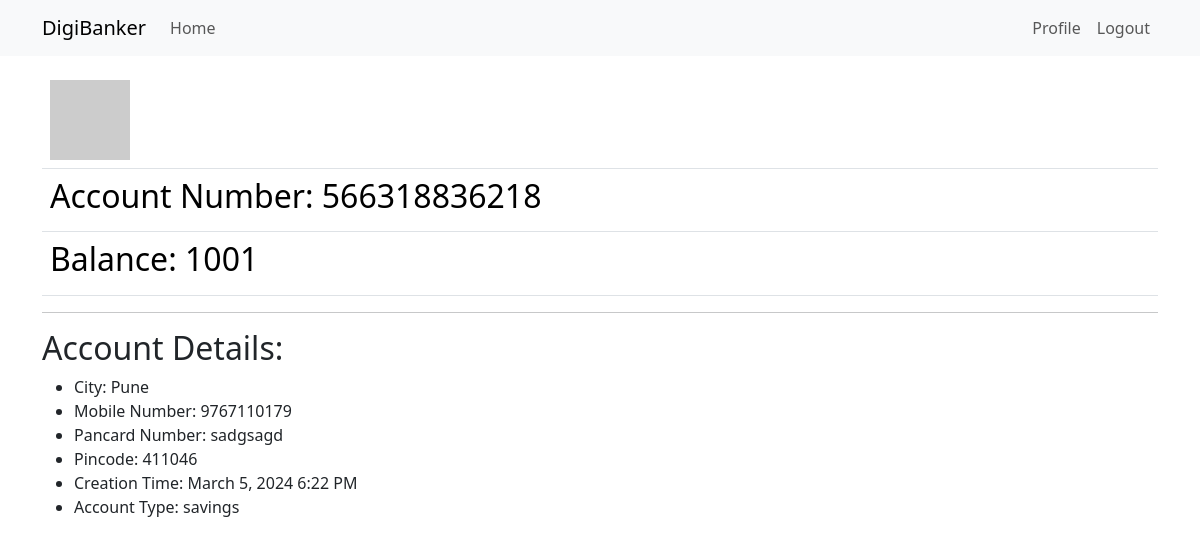
The app's page /user/varun27 (signed in) with its own data.
### app/models.py (models this page shows, shortened)
class Account(db.Model):
    account_no: so.Mapped[str] = so.mapped_column(sa.String(12),primary_key=True)
    balance: so.Mapped[str] = so.mapped_column()
    city: so.Mapped[str] = so.mapped_column(sa.String(40))
    mob_no: so.Mapped[str] = so.mapped_column(sa.String(10))
    pancard_no: so.Mapped[str] = so.mapped_column(sa.String(11))
    pincode: so.Mapped[str] = so.mapped_column(sa.String(6))
    creation_time: so.Mapped[Optional[datetime]] = so.mapped_column(default=lambda: datetime.now(timezone.utc))
    account_type : so.Mapped[str] = so.mapped_column(sa.String(40))
    username: so.Mapped[int] = so.mapped_column(sa.ForeignKey(User.username), index=True)
    user: so.Mapped[User] = so.relationship(back_populates='accounts')

### app/routes.py (the view)
@app.route('/user/<username>')
@login_required
def user(username):
    user = db.first_or_404(sa.select(User).where(User.username==username))
    account = db.first_or_404(sa.select(Account).where(Account.username==username))
    return render_template('user.html', user=user,account=account)

### app/models.py (called while the page is built)
@login.user_loader
def load_user(id):
    return db.session.get(User,int(id))

    def avatar(self, size):
        digest = md5(self.email.lower().encode('utf-8')).hexdigest()
        return f'https://www.gravatar.com/avatar/{digest}?d=identicon&s={size}'

### app/templates/user.html (shortened to what this page needs)
{% extends "base.html" %}
{% block content %}
    <table class="table table-hover">
        <tr>
            <td width="256px"><img src="{{ user.avatar(256) }}"></td>
        </tr>
        <tr>
            <td><h2>Account Number: {{ account.account_no }}</h2></td>
        </tr>
        <tr>
            <td><h2>Balance: {{account.balance}} </h2></td>
        </tr>
    </table>
    <hr>
    <h2>Account Details:</h2>
    <ul>
        <li>City: {{ account.city }}</li>
        <li>Mobile Number: {{ account.mob_no }}</li>
        <li>Pancard Number: {{ account.pancard_no }}</li>
        <li>Pincode: {{ account.pincode }}</li>
        <li>Creation Time: {{ moment(account.creation_time).format('LLL') }}</li>
        <li>Account Type: {{ account.account_type }}</li>
    </ul>
{% endblock %}

### records on screen
Account: account_no "566318836218", balance "1001", city "Pune", mob_no "9767110179", pancard_no "sadgsagd", pincode "411046", creation_time "March 5, 2024 6:22 PM", account_type "savings"
